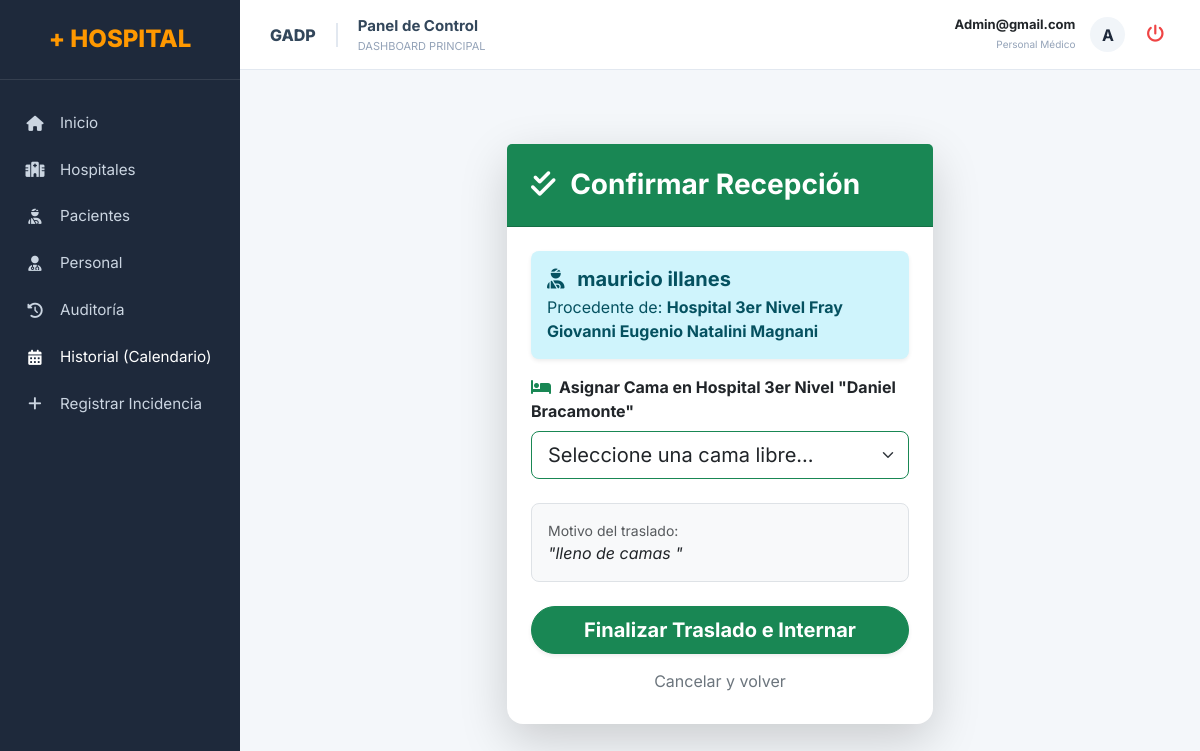
Page /hospital/confirmar-recepcion/6/ (signed in) on the committed database.
### superadmi/models.py (models this page shows, shortened)
class Usuario(AbstractBaseUser):
    username = models.CharField(max_length=50, unique=True)
    nombre_completo = models.CharField(max_length=200)
    email = models.EmailField(max_length=100, unique=True)
    telefono = models.CharField(max_length=20, null=True, blank=True)
    numero_colegiatura = models.CharField(max_length=50, null=True, blank=True)
    ciudad = models.CharField(max_length=100, null=True, blank=True)
    direccion = models.CharField(max_length=255, null=True, blank=True)
    turno_asignado = models.CharField(max_length=100, null=True, blank=True)
    rol = models.ForeignKey(Rol, on_delete=models.SET_NULL, null=True, blank=True)
    hospital = models.ForeignKey(Hospital, on_delete=models.SET_NULL, null=True, blank=True)
    especialidad = models.ForeignKey(Especialidad, on_delete=models.SET_NULL, null=True, blank=True)
    estado = models.BooleanField(default=True)
    is_admin = models.BooleanField(default=False)
    fecha_registro = models.DateTimeField(auto_now_add=True)
    objects = UsuarioManager()
    USERNAME_FIELD = 'username'
    REQUIRED_FIELDS = ['email', 'nombre_completo']
    class Meta:
        db_table = 'usuarios'

class Hospital(models.Model):
    nombre = models.CharField(max_length=200)
    nivel = models.IntegerField(choices=[(1, '1er Nivel'), (2, '2do Nivel'), (3, '3er Nivel')], default=1)
    direccion = models.TextField()
    telefono = models.CharField(max_length=20, null=True, blank=True)
    email = models.EmailField(max_length=100, null=True, blank=True)
    capacidad_camas = models.IntegerField(default=0)
    estado = models.BooleanField(default=True)

### hospital/models.py (models this page shows, shortened)
class Derivacion(models.Model):
    ESTADOS = [
        ('PENDIENTE', 'En Camino'),
        ('RECIBIDO', 'Recibido'),
        ('CANCELADO', 'Cancelado')
    ]
    PRIORIDADES = [('BAJA', 'Baja'), ('MEDIA', 'Media'), ('ALTA', 'Alta'), ('CRÍTICA', 'Crítica')]
    paciente = models.ForeignKey('Paciente', on_delete=models.CASCADE)
    hospital_origen = models.ForeignKey(Hospital, on_delete=models.CASCADE, related_name='salidas')
    hospital_destino = models.ForeignKey(Hospital, on_delete=models.CASCADE, related_name='entradas')
    creado_por = models.ForeignKey(settings.AUTH_USER_MODEL, on_delete=models.SET_NULL, null=True)
    ambulancia = models.ForeignKey(Ambulancia, on_delete=models.SET_NULL, null=True, blank=True, related_name='derivaciones')
    prioridad = models.CharField(max_length=10, choices=PRIORIDADES, default='MEDIA')
    motivo_traslado = models.TextField()
    fecha_solicitud = models.DateTimeField(auto_now_add=True)
    estado = models.CharField(max_length=20, choices=ESTADOS, default='PENDIENTE')
    class Meta:
        verbose_name = "Derivación"
        verbose_name_plural = "Derivaciones"

class Paciente(models.Model):
    GENEROS = [('M', 'Masculino'), ('F', 'Femenino'), ('O', 'Otro')]
    ESTADOS = [('INTERNADO', 'Internado'), ('ALTA', 'De Alta')]
    nombre_completo = models.CharField(max_length=200)
    dni = models.CharField(max_length=20, unique=True)
    fecha_nacimiento = models.DateField()
    genero = models.CharField(max_length=1, choices=GENEROS)
    telefono = models.CharField(max_length=20, null=True, blank=True)
    direccion = models.TextField()
    fecha_entrada = models.DateTimeField(null=True, blank=True)
    motivo_ingreso = models.TextField(verbose_name="Diagnóstico Presuntivo / Motivo")
    presion_arterial = models.CharField(max_length=20, null=True, blank=True)
    temperatura = models.DecimalField(max_digits=4, decimal_places=1, null=True, blank=True)
    frecuencia_cardiaca = models.IntegerField(null=True, blank=True)
    saturacion_oxigeno = models.IntegerField(null=True, blank=True) # Campo nuevo vital
    alergias = models.TextField(default="Ninguna")
    hospital = models.ForeignKey(Hospital, on_delete=models.CASCADE, related_name='pacientes')
    cama_asignada = models.OneToOneField(Cama, on_delete=models.SET_NULL, null=True, blank=True, related_name='paciente_actual')
    fecha_registro = models.DateTimeField(auto_now_add=True)
    estado = models.CharField(max_length=20, choices=ESTADOS, default='INTERNADO')
    ambulancia_asignada = models.ForeignKey('Ambulancia', on_delete=models.SET_NULL, null=True, blank=True)

### hospital/views.py (the view, shortened to what this page needs)
# urls.py: path('confirmar-recepcion/<int:derivacion_id>/', views.confirmar_recepcion, name='confirmar_recepcion'),
@login_required
@solo_personal_autorizado
@transaction.atomic
def confirmar_recepcion(request, derivacion_id):
    derivacion = get_object_or_404(Derivacion, id=derivacion_id)
    camas_libres = Cama.objects.filter(cuarto__hospital=derivacion.hospital_destino, estado='LIBRE')
    return render(request, 'hospital/confirmar_recepcion.html', {
        'derivacion': derivacion,
        'camas_libres': camas_libres
    })

### hospital/templates/hospital/confirmar_recepcion.html (shortened to what this page needs)
{% extends 'superadmi/base.html' %}
{% block content %}
<div class="container mt-5">
    <div class="row justify-content-center">
        <div class="col-md-6">
            <div class="card shadow-lg border-0 rounded-4">
                <div class="card-header bg-success text-white p-4">
                    <h3 class="fw-bold mb-0">
                        <i class="fas fa-check-double me-2"></i> Confirmar Recepción
                    </h3>
                </div>
                <div class="card-body p-4">
                    <div class="alert alert-info border-0 shadow-sm rounded-3">
                        <h5 class="fw-bold mb-1"><i class="fas fa-user-injured me-2"></i> {{ derivacion.paciente.nombre_completo }}</h5>
                        <p class="mb-0">Procedente de: <strong>{{ derivacion.hospital_origen.nombre }}</strong></p>
                    </div>
                    <form method="POST">
                        <div class="mb-4">
                            <label class="form-label fw-bold"><i class="fas fa-bed text-success me-2"></i>Asignar Cama en {{ derivacion.hospital_destino.nombre }}</label>
                            <select name="cama_id" class="form-select form-select-lg border-success" required>
                                <option value="" disabled selected>Seleccione una cama libre...</option>
                            </select>
                        </div>
                        <div class="bg-light p-3 rounded-3 mb-4 border">
                            <small class="text-muted d-block">Motivo del traslado:</small>
                            <p class="fst-italic mb-0">"{{ derivacion.motivo_traslado }}"</p>
                        </div>
                        <div class="d-grid gap-2">
                            <button type="submit" class="btn btn-success btn-lg rounded-pill fw-bold shadow-sm" {% if not camas_libres %}disabled{% endif %}>
                                Finalizar Traslado e Internar
                            </button>
                            <a href="{% url 'hospital:monitor_red' %}" class="btn btn-link text-secondary text-decoration-none text-center">
                                Cancelar y volver
                            </a>
                        </div>
                    </form>
                </div>
            </div>
        </div>
    </div>
</div>
{% endblock %}

### templates/superadmi/base.html (shortened to what this page needs)
{% load static %}
<!doctype html>
<html lang="es">
<head>
    <link rel="stylesheet" href="https://cdnjs.cloudflare.com/ajax/libs/font-awesome/6.4.0/css/all.min.css">
    <link href="https://cdn.jsdelivr.net/npm/bootstrap@5.3.0/dist/css/bootstrap.min.css" rel="stylesheet">
</head>
<body>
    <div class="sidebar-fixed">
        <div class="sidebar-header">
            <h4 style="color: var(--primary-orange); font-weight: 800; margin: 0;">+ HOSPITAL</h4>
        </div>
        <ul class="nav-menu">
            <li class="nav-item {% if request.path == '/superadmin/' %}active{% endif %}">
                <a href="{% url 'superadmin:dashboard_superadmin' %}"><i class="fas fa-home"></i> Inicio</a>
            </li>
            <li class="nav-item {% if 'hospitales' in request.path %}active{% endif %}">
                <a href="{% url 'superadmin:listar_hospitales' %}"><i class="fas fa-hospital"></i> Hospitales</a>
            </li>
            <li class="nav-item {% if 'pacientes' in request.path %}active{% endif %}">
                <a href="{% url 'hospital:lista_pacientes' %}"><i class="fas fa-user-injured"></i> Pacientes</a>
            </li>
            <li class="nav-item {% if 'usuarios' in request.path %}active{% endif %}">
                <a href="{% url 'superadmin:listar_usuarios' %}"><i class="fas fa-user-md"></i> Personal</a>
            </li>
            <li class="nav-item {% if 'auditoria' in request.path %}active{% endif %}">
                <a href="{% url 'superadmin:auditoria' %}"><i class="fas fa-history"></i> Auditoría</a>
            </li>
            <li class="nav-item">
                <a href="{% url 'hospital:monitor_disponibilidad' %}" class="nav-link text-white">
                    <i class="fas fa-calendar-alt mr-2"></i>
                    <span>Historial (Calendario)</span>
                </a>
            </li>
            <li class="nav-item">
                <a href="{% url 'hospital:seleccionar_tipo' %}">
                    <i class="fas fa-plus"></i> Registrar Incidencia
                </a>
            </li>
        </ul>
    </div>
    <div class="main-wrapper">
        <header class="header-top">
            <div class="d-flex align-items-center">
                <span class="gadp-tag">GADP</span>
                <div>
                    <div style="font-weight: 700; color: #33475b; font-size: 15px;">Panel de Control</div>
                    <div style="font-size: 11px; color: #94a3b8; text-transform: uppercase;">
                        {% if 'hospitales' in request.path %}Gestión de Centros
                        {% elif 'pacientes' in request.path %}Admisión y Triaje
                        {% elif 'usuarios' in request.path %}Recursos Humanos
                        {% else %}Dashboard Principal{% endif %}
                    </div>
                </div>
            </div>
            <div class="user-profile">
                <div style="text-align: right; line-height: 1.2;">
                    <span style="display: block; font-weight: 700; font-size: 13px;">{{ user.username|capfirst }}</span>
                    <span style="font-size: 10px; color: #94a3b8;">
                        {% if user.is_superuser %}Super Admin{% else %}Personal Médico{% endif %}
                    </span>
                </div>
                <div class="avatar-circle">{{ user.username|slice:":1"|upper }}</div>
                <form action="{% url 'superadmin:logout' %}" method="post" style="margin:0;">
                    <button type="submit" class="logout-icon" title="Cerrar Sesión"><i class="fas fa-power-off"></i></button>
                </form>
            </div>
        </header>
        <div style="padding: 10px 30px 30px 30px;">
            {% block content %}
            {% endblock %}
        </div>
    </div>
</body>
</html>

### templates/superadmi/base.html (style rules this page uses)
:root { --sidebar-width: 240px; --primary-orange: #ff9800; --dark-blue: #1e293b; --bg-light: #f4f7fa; }
body { background-color: var(--bg-light) !important; font-family: 'Inter', sans-serif; margin: 0; }
.sidebar-fixed { width: var(--sidebar-width); height: 100vh; background: var(--dark-blue); position: fixed; left: 0; top: 0; z-index: 1000; }
.sidebar-header { padding: 25px; text-align: center; border-bottom: 1px solid rgba(255,255,255,0.1); }
.nav-menu { padding: 20px 0; list-style: none; margin: 0; }
.nav-item a { color: #cbd5e1; text-decoration: none; padding: 12px 25px; display: flex; align-items: center; transition: 0.3s; font-size: 0.95rem; }
.nav-item i { margin-right: 15px; width: 20px; text-align: center; }
.main-wrapper { margin-left: var(--sidebar-width); min-height: 100vh; }
.header-top { background: #ffffff; height: 70px; display: flex; align-items: center; justify-content: space-between; padding: 0 30px; border-bottom: 1px solid #e2e8f0; position: sticky; top: 0; z-index: 999; }
.gadp-tag { font-weight: 800; color: #33475b; border-right: 2px solid #e2e8f0; padding-right: 20px; margin-right: 20px; }
.user-profile { display: flex; align-items: center; gap: 15px; }
.avatar-circle { width: 35px; height: 35px; background: #f1f5f9; border-radius: 50%; display: flex; align-items: center; justify-content: center; font-weight: bold; color: var(--dark-blue); }
.logout-icon { color: #ef4444; cursor: pointer; background: none; border: none; font-size: 1.1rem; }

### rows in the picture
Usuario: username "Admin@gmail.com", username "A"
Derivacion: paciente.nombre_completo "mauricio illanes", hospital_origen.nombre "Hospital 3er Nivel Fray Giovanni Eugenio Natalini Magnani", hospital_destino.nombre "Hospital 3er Nivel \"Daniel Bracamonte\"", motivo_traslado "lleno de camas"
